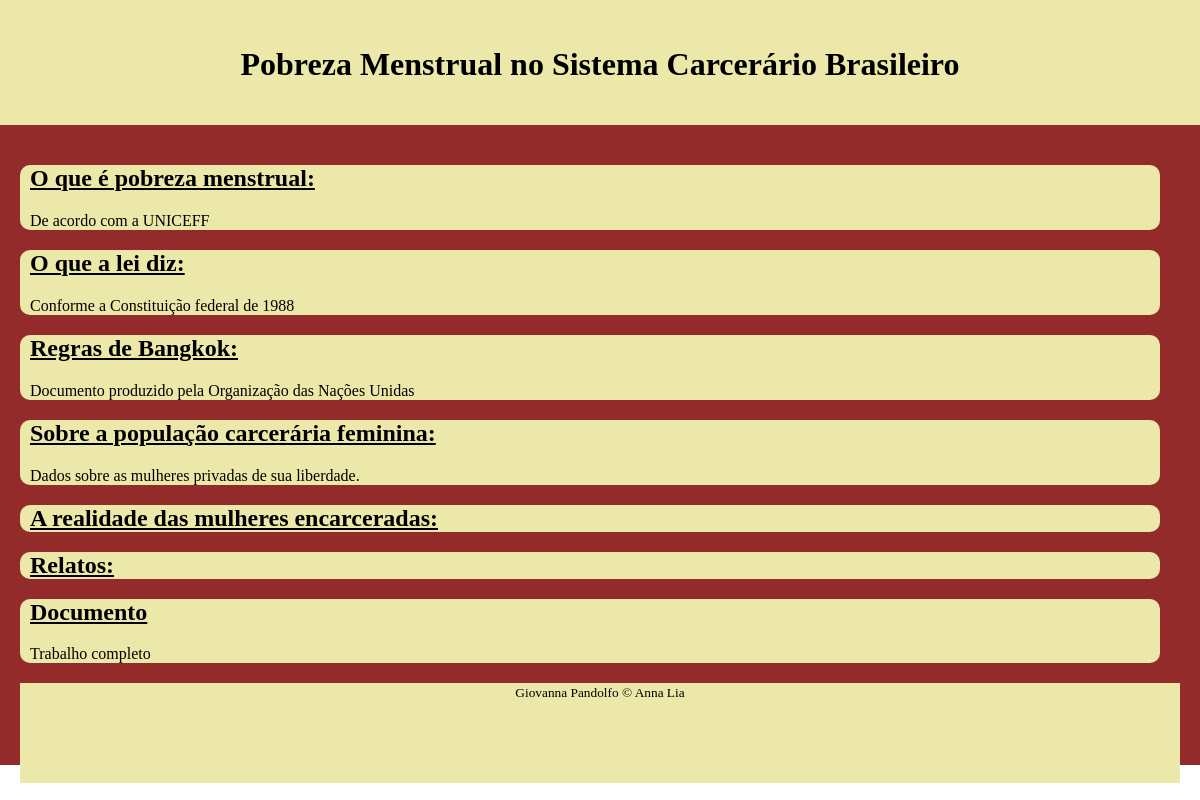
The page / on the database its author committed.
### tables this page shows
CREATE TABLE `artigo` (
  `artigoid` int(11) NOT NULL,
  `titulo` varchar(60) NOT NULL,
  `subtitulo` varchar(100) DEFAULT NULL,
  `imgprincipal` blob NOT NULL,
  `texto` longtext NOT NULL,
  `autor` text DEFAULT NULL
);

### index.php (the view, shortened to what this page needs)
<?php
include_once 'conexao.php';
?>
 <link rel="stylesheet" href="style.css?t=<?php echo date('YmdHis').rand(1,999999)?>">
</head>
 <body>
<header >
  <h1 class="titulo">Pobreza Menstrual no Sistema Carcerário Brasileiro</h1>
</header>
<main id="index" class="container">
          <div class="row">
          <?php
          $sql = "SELECT * FROM artigo";
          $result = mysqli_query( $conexao, $sql );
          while($row = mysqli_fetch_array($result)){
          ?>
          <div class="block">
            <h2><a class = "cordolink" href="artigo.php?id=<?php echo $row['artigoid'];?>"><?php echo $row['titulo'];?></a></h2>
            <p href="artigo.php?id=<?php echo $row['artigoid'];?>"><?php echo $row['subtitulo'];?></p>
          </div>
          <?php
          }
          ?>
  </div>
 <footer id="sticky-footer" class="flex-shrink-0 py-4 bg-dark text-white-50">
    <div class="container text-center">
      <small >Giovanna Pandolfo &copy; Anna Lia</small>
    </div>
  </footer>
 </body>

### conexao.php (shortened to what this page needs)
<!DOCTYPE html>
<html lang="en">
<head>
    <link rel="stylesheet" href="script.js">

### style.css (style rules this page uses)
body { margin: 0; padding: 0; }
header { background-color: rgb(236, 232, 169); height: 75px; padding: 25px; text-align: center; }
main { background-color: #932b2b; padding: 20px; height: 600px; margin-bottom: 20px; justify-content: center; }
.block { flex: 1; background-color: rgb(236, 232, 169); margin-right: 20px; margin-bottom: 20px; border-radius: 10px; }
.cordolink { color: black; }
h2, p { margin-left: 10px; }
footer { background-color: rgb(236, 232, 169); text-align: center; height: 100px; margin-bottom: 70px; }

### rows shown on the page
artigo: titulo "O que é pobreza menstrual:", subtitulo "De acordo com a UNICEFF"
artigo: titulo "O que a lei diz:", subtitulo "Conforme a Constituição federal de 1988"
artigo: titulo "Regras de Bangkok:", subtitulo "Documento produzido pela Organização das Nações Unidas"
artigo: titulo "Sobre a população carcerária feminina:", subtitulo "Dados sobre as mulheres privadas de sua liberdade."
artigo: titulo "A realidade das mulheres encarceradas:"
artigo: titulo "Relatos:"
artigo: titulo "Documento", subtitulo "Trabalho completo"
